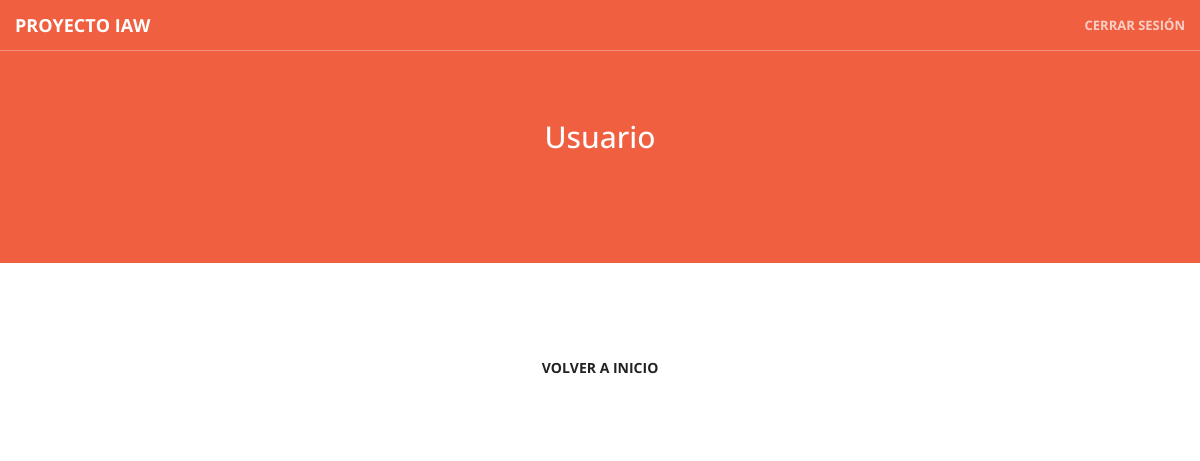
Page /perfil/usuario/usuario.php?id=77854688k (signed in) on the earlier database version.
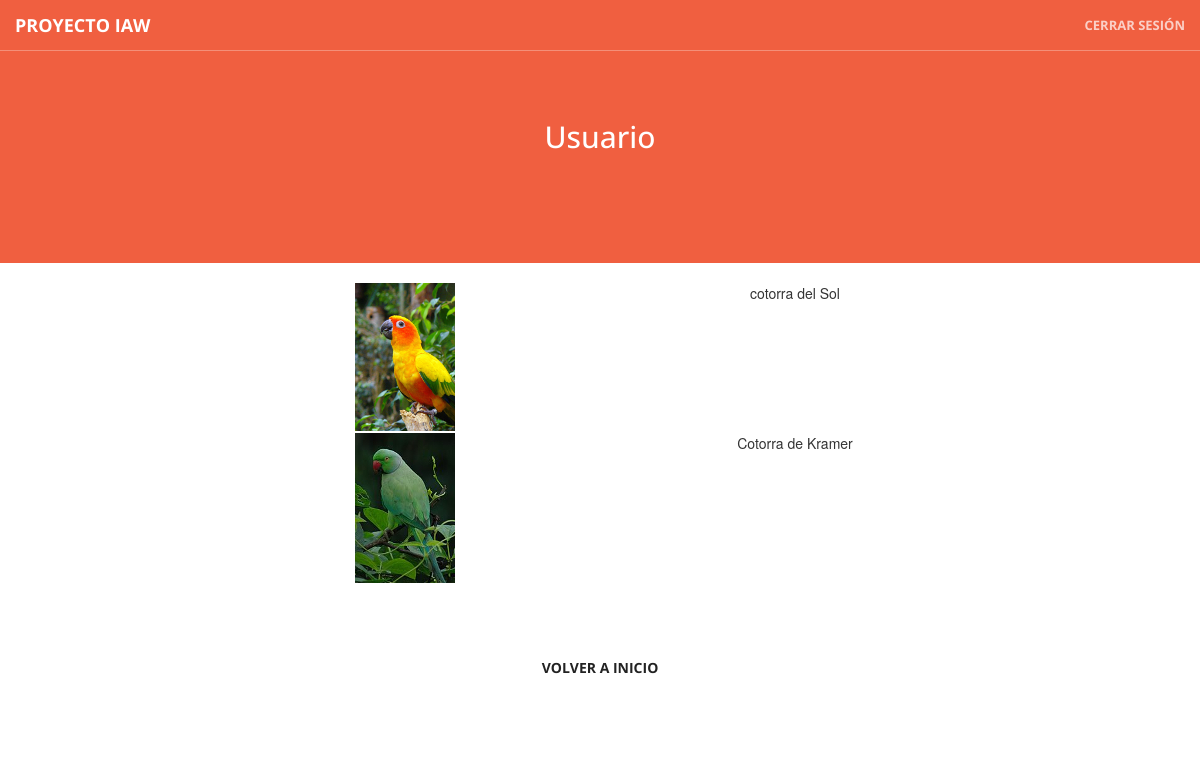
Same page on the later database version.
### tables this page shows
CREATE TABLE `aves` (
  `codigo` int(11) NOT NULL,
  `nombre` varchar(45) NOT NULL,
  `color` varchar(45) DEFAULT NULL,
  `especie` varchar(45) DEFAULT NULL,
  `imagen` varchar(45) DEFAULT NULL,
  `descripcion` varchar(200) DEFAULT NULL
);

### perfil/usuario/usuario.php (the view, shortened to what this page needs)
<!DOCTYPE html>
<html lang="en">
<head>
    <link href="../../estilos/vendor/bootstrap/css/bootstrap.min.css" rel="stylesheet">
    <link href="../../estilos/css/estilo.css" rel="stylesheet">
    <link href="../../estilos/vendor/font-awesome/css/font-awesome.min.css" rel="stylesheet" type="text/css">
    <link href="../../estilos/vendor/magnific-popup/magnific-popup.css" rel="stylesheet">
    <link href="../../estilos/css/creative.min.css" rel="stylesheet">
</head>
<body id="">
    <nav id="mainNav" class="navbar navbar-default navbar-fixed-top">
        <div class="container-fluid">
            <div class="navbar-header">
                <a class="navbar-brand page-scroll" href="#page-top">Proyecto IAW</a>
            </div>
            <div class="collapse navbar-collapse" id="bs-example-navbar-collapse-1">
                <ul class="nav navbar-nav navbar-right">
                    <li>
                        <a class="page-scroll" href="../../sesion/logout.php">Cerrar sesión</a>
                    </li>
                </ul>
            </div>
        </div>
    </nav>
    <?php
        echo "<section class='bg-primary' id='about'>";
            echo "<div class='container'>";
                echo "<div class='row'>";
                    echo "<div class='col-lg-8 col-lg-offset-2 text-center'>";
                        echo "<h2 id='blanco'>Usuario</h2>";
                    echo "</div>";
                echo "</div>";
            echo "</div>";
        echo "</section>";
    ?>
    <br/>
        <?php
      $codigo=$_GET['id'];
      $connection = new mysqli("localhost", "root", "", "proyecto");
      if ($result = $connection->query("SELECT av.imagen, av.nombre FROM avistar a join aves av on a.aves_codigo = av.codigo where a.usuarios_dni='$codigo'")) {
      } else {
            echo "Error: " . $sql . "<br>" . mysqli_error($connection);
      }
        echo "<div class=container>";
        while($obj = $result->fetch_object()) {
              echo "<div class='row text-center'>";
                  echo "<div class='col-md-2'></div>";
                  echo "<div class='col-md-4'><img src='../../admin/add/$obj->imagen'></a></div>";
                  echo "<div class='col-md-4'>$obj->nombre</div>";
                  echo "<div class='col-md-2'></div>";
              echo "</div>";
        }
          ?>
    <div class="row">
                <div class="col-lg-8 col-lg-offset-2 text-center">
                    <br/><br/><br/>
                    <a href="../index.php" class="page-scroll btn btn-default btn-xl sr-button">Volver a inicio</a>
                    <br/><br/><br/>
                </div>
            </div>
</body>
</html>

### estilos/css/estilo.css (style rules this page uses)
#blanco { color:white; }

Differences in the rows shown:
added aves: imagen (picture), nombre "cotorra del Sol"
added aves: imagen (picture), nombre "Cotorra de Kramer"
